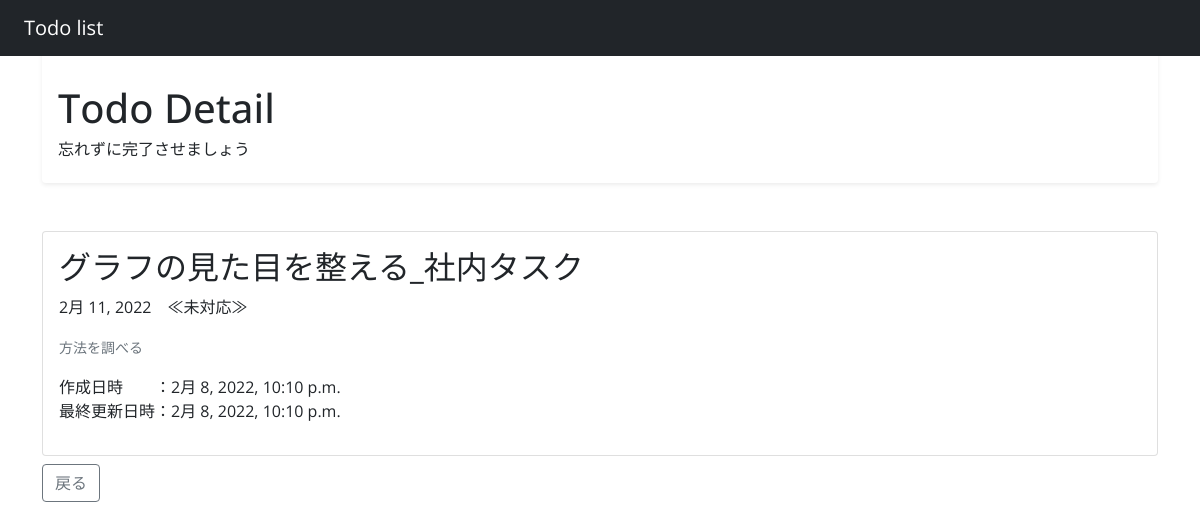
/detail/61, run on the app's committed database.
### todo/models.py (models this page shows, shortened)
class Todo(models.Model):
    title = models.CharField(
        "タスク名",
        max_length=30,
        help_text='【社名】を記載してください')
    description = models.TextField(
        "詳細",
        blank=True,
        help_text='作成物の対象期間や属性などの詳細を記入してください')
    deadline = models.DateField(
        "締切")
    category = models.ForeignKey(
        TodoCategory,
        on_delete=models.CASCADE,
        verbose_name="業務種別")
    status = models.ForeignKey(
        TodoStatus,
        on_delete=models.CASCADE,
        verbose_name="処理状況")
    created_at = models.DateTimeField(
        verbose_name="登録日時",
        auto_now_add=True)
    updated_at = models.DateTimeField(
        verbose_name="更新日時",
        auto_now=True
    )

class TodoCategory(models.Model):
    name = models.CharField(
        '業務種別',
        max_length=255,
        blank=True,
        null=True,
        unique=True)
    def __str__(self):
        return self.name

class TodoStatus(models.Model):
    name = models.CharField(
        '処理状況',
        max_length=255,
        blank=True,
        null=True,
        unique=True)
    def __str__(self):
        return self.name

### todo/views.py (the view)
# urls.py: path("detail/<int:pk>", TodoDetail.as_view(), name="detail"),
class TodoDetail(DetailView):
    model = Todo
    context_object_name = "task"
    def get_context_data(self, **kwargs):
        context = super().get_context_data(**kwargs)
        context['title_name'] = 'Todo Detail'
        context['message'] = '忘れずに完了させましょう'
        return context

### todo/templates/todo/todo_detail.html
{% extends 'todo/base.html' %}
{% block header %}
<h1><div class="mt-5">{{ title_name }}</div></h1>
<h6>{{ message }}</h6>
{% endblock header %}
{% block content %}
<div class="card">
    <div class="card-body">
        <h2>{{ task.title }}_{{ task.category }}</h2>
        <p>{{ task.deadline }}　≪{{ task.status }}≫</p>
        <p><small class="text-muted">{{ task.description }}</small></p>
        <p>
            作成日時　　：{{ task.created_at }}
            <br>
            最終更新日時：{{ task.updated_at }}
        </p>
    </div>
</div>
<a class="btn btn-outline-secondary mt-2" href="{% url 'list' %}" role="button">戻る</a>
{% endblock content %}

### todo/templates/todo/base.html (style rules this page uses)
body { padding-top: 20px; font-family: 'Open Sans', sans-serif; }

### data on the page
Todo: title "グラフの見た目を整える", category "社内タスク", deadline "2月 11, 2022", status "未対応", description "方法を調べる", created_at "2月 8, 2022, 10:10 p.m.", updated_at "2月 8, 2022, 10:10 p.m."

### other printed values
{{ title_name }} "Todo Detail"
{{ message }} "忘れずに完了させましょう"
